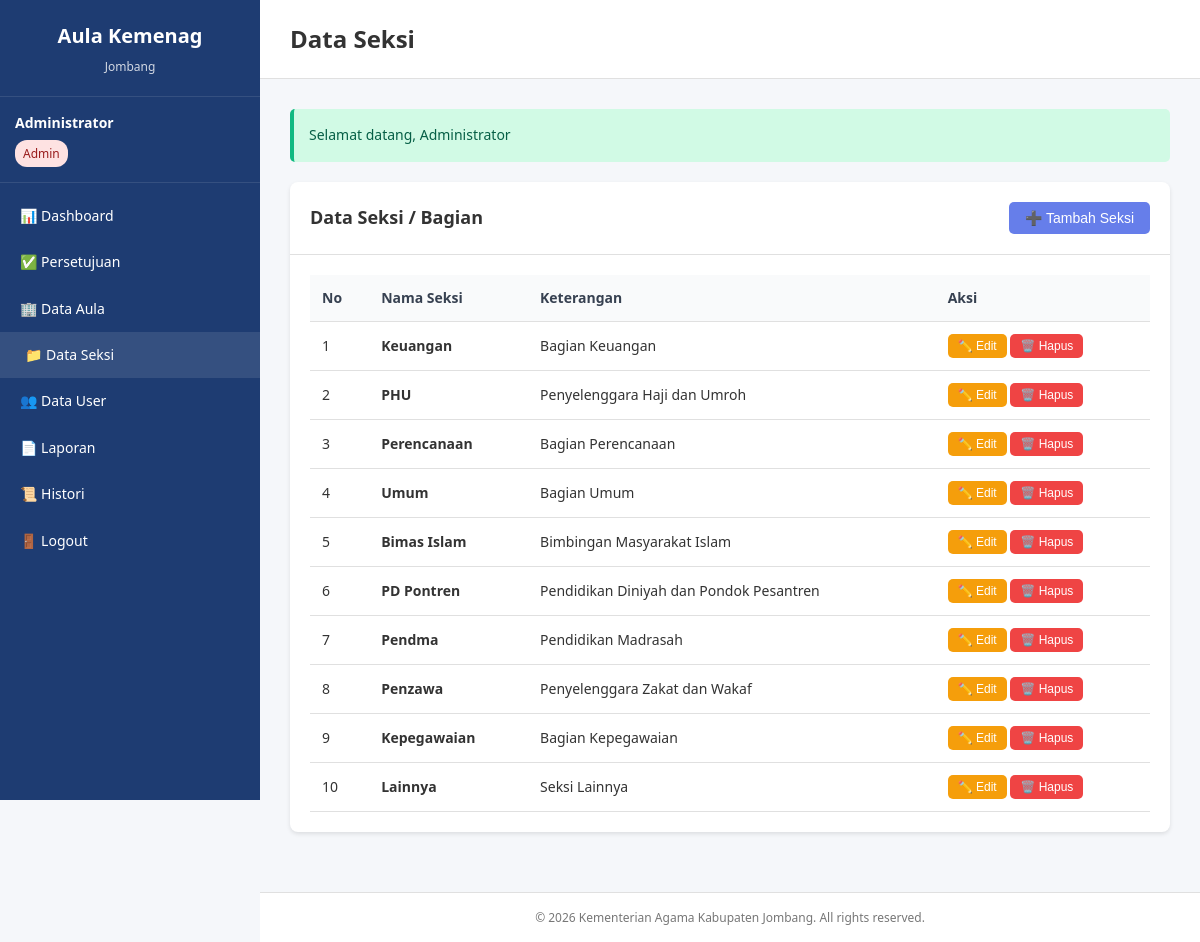
The page /admin/seksi.php (signed in) on the database its author committed.
### tables this page shows
CREATE TABLE `seksi` (
  `id` int NOT NULL,
  `nama_seksi` varchar(100) NOT NULL,
  `keterangan` text,
  `created_at` timestamp NULL DEFAULT CURRENT_TIMESTAMP,
  `updated_at` timestamp NULL DEFAULT CURRENT_TIMESTAMP ON UPDATE CURRENT_TIMESTAMP
);

### admin/seksi.php (the view, shortened to what this page needs)
<?php
require_once '../config/database.php';
$query = "SELECT * FROM seksi ORDER BY id ASC";
$result = mysqli_query($conn, $query);
include '../includes/header.php';
?>
<div class="card">
    <div class="card-header">
        <h3>Data Seksi / Bagian</h3>
        <button class="btn btn-primary" onclick="showModal('add')">➕ Tambah Seksi</button>
    </div>
    <div class="card-body">
        <div class="table-responsive">
            <table class="table">
                <thead>
                    <tr>
                        <th>No</th>
                        <th>Nama Seksi</th>
                        <th>Keterangan</th>
                        <th>Aksi</th>
                    </tr>
                </thead>
                <tbody>
                    <?php
                    $no = 1;
                    while ($row = mysqli_fetch_assoc($result)):
                    ?>
                    <tr>
                        <td><?php echo $no++; ?></td>
                        <td><strong><?php echo $row['nama_seksi']; ?></strong></td>
                        <td><?php echo $row['keterangan']; ?></td>
                        <td>
                            <button class="btn btn-sm btn-warning" onclick="editSeksi(<?php echo htmlspecialchars(json_encode($row)); ?>)">
                                ✏️ Edit
                            </button>
                            <button class="btn btn-sm btn-danger" onclick="hapusSeksi(<?php echo $row['id']; ?>, '<?php echo $row['nama_seksi']; ?>')">
                                🗑️ Hapus
                            </button>
                        </td>
                    </tr>
                    <?php endwhile; ?>
                </tbody>
            </table>
        </div>
    </div>
</div>
<?php include '../includes/footer.php'; ?>

### assets/css/style.css (style rules this page uses)
* { margin: 0; padding: 0; box-sizing: border-box; }
body { font-family: "Segoe UI", Tahoma, Geneva, Verdana, sans-serif; font-size: 14px; line-height: 1.6; color: #333; background: #f5f7fa; }
.card { background: white; border-radius: 8px; box-shadow: 0 2px 4px rgba(0, 0, 0, 0.1); margin-bottom: 30px; overflow: hidden; }
.card-header { padding: 20px; border-bottom: 1px solid #e0e0e0; display: flex; justify-content: space-between; align-items: center; }
.card-header h3 { font-size: 18px; color: #333; }
.card-body { padding: 20px; }
.btn { padding: 8px 16px; border: none; border-radius: 5px; cursor: pointer; font-size: 14px; text-decoration: none; display: inline-block; transition: all 0.3s; }
.btn-primary { background: #667eea; color: white; }
.btn-danger { background: #ef4444; color: white; }
.btn-warning { background: #f59e0b; color: white; }
.btn-sm { padding: 5px 10px; font-size: 12px; }
.table-responsive { overflow-x: auto; }
.table { width: 100%; border-collapse: collapse; }
.table th, .table td { padding: 12px; text-align: left; border-bottom: 1px solid #e0e0e0; }
.table thead th { background: #f9fafb; font-weight: 600; color: #374151; }

### rows shown on the page
seksi: nama_seksi "Keuangan", keterangan "Bagian Keuangan"
seksi: nama_seksi "PHU", keterangan "Penyelenggara Haji dan Umroh"
seksi: nama_seksi "Perencanaan", keterangan "Bagian Perencanaan"
seksi: nama_seksi "Umum", keterangan "Bagian Umum"
seksi: nama_seksi "Bimas Islam", keterangan "Bimbingan Masyarakat Islam"
seksi: nama_seksi "PD Pontren", keterangan "Pendidikan Diniyah dan Pondok Pesantren"
seksi: nama_seksi "Pendma", keterangan "Pendidikan Madrasah"
seksi: nama_seksi "Penzawa", keterangan "Penyelenggara Zakat dan Wakaf"
seksi: nama_seksi "Kepegawaian", keterangan "Bagian Kepegawaian"
seksi: nama_seksi "Lainnya", keterangan "Seksi Lainnya"

### other values the page prints
$_SESSION['nama_lengkap'] "Administrator"
$_SESSION['nama_role'] "Admin"
$page_title "Data Seksi"
$flash['message'] "Selamat datang, Administrator"
